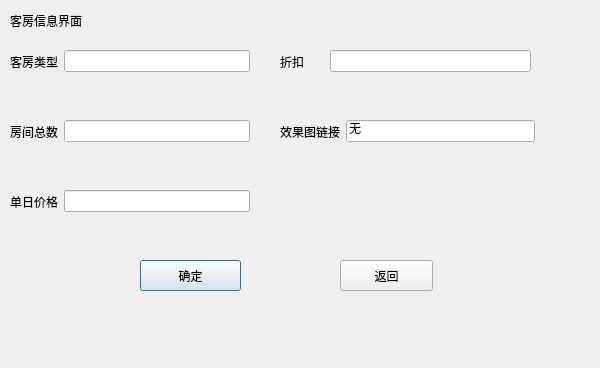
<?xml version="1.0" encoding="UTF-8"?>
<ui version="4.0">
 <class>roominformation</class>
 <widget class="QDialog" name="roominformation">
  <property name="geometry">
   <rect>
    <x>0</x>
    <y>0</y>
    <width>600</width>
    <height>368</height>
   </rect>
  </property>
  <property name="windowTitle">
   <string>Dialog</string>
  </property>
  <widget class="QPushButton" name="roomsure">
   <property name="geometry">
    <rect>
     <x>140</x>
     <y>260</y>
     <width>101</width>
     <height>31</height>
    </rect>
   </property>
   <property name="text">
    <string>确定</string>
   </property>
  </widget>
  <widget class="QPushButton" name="roomback">
   <property name="geometry">
    <rect>
     <x>340</x>
     <y>260</y>
     <width>93</width>
     <height>31</height>
    </rect>
   </property>
   <property name="text">
    <string>返回</string>
   </property>
  </widget>
  <widget class="QLabel" name="roominfowin">
   <property name="geometry">
    <rect>
     <x>10</x>
     <y>10</y>
     <width>181</width>
     <height>21</height>
    </rect>
   </property>
   <property name="styleSheet">
    <string notr="true">font: 12pt &quot;楷体&quot;;</string>
   </property>
   <property name="text">
    <string>客房信息界面</string>
   </property>
  </widget>
  <widget class="QWidget" name="layoutWidget">
   <property name="geometry">
    <rect>
     <x>10</x>
     <y>50</y>
     <width>240</width>
     <height>23</height>
    </rect>
   </property>
   <layout class="QHBoxLayout" name="horizontalLayout">
    <item>
     <widget class="QLabel" name="label">
      <property name="text">
       <string>客房类型</string>
      </property>
     </widget>
    </item>
    <item>
     <widget class="QLineEdit" name="roomtype"/>
    </item>
   </layout>
  </widget>
  <widget class="QWidget" name="layoutWidget1">
   <property name="geometry">
    <rect>
     <x>10</x>
     <y>120</y>
     <width>240</width>
     <height>23</height>
    </rect>
   </property>
   <layout class="QHBoxLayout" name="horizontalLayout_2">
    <item>
     <widget class="QLabel" name="label_2">
      <property name="text">
       <string>房间总数</string>
      </property>
     </widget>
    </item>
    <item>
     <widget class="QLineEdit" name="roomnumm"/>
    </item>
   </layout>
  </widget>
  <widget class="QWidget" name="layoutWidget2">
   <property name="geometry">
    <rect>
     <x>10</x>
     <y>190</y>
     <width>240</width>
     <height>23</height>
    </rect>
   </property>
   <layout class="QHBoxLayout" name="horizontalLayout_3">
    <item>
     <widget class="QLabel" name="label_3">
      <property name="text">
       <string>单日价格</string>
      </property>
     </widget>
    </item>
    <item>
     <widget class="QLineEdit" name="roomprice"/>
    </item>
   </layout>
  </widget>
  <widget class="QWidget" name="layoutWidget3">
   <property name="geometry">
    <rect>
     <x>280</x>
     <y>50</y>
     <width>251</width>
     <height>23</height>
    </rect>
   </property>
   <layout class="QHBoxLayout" name="horizontalLayout_4">
    <item>
     <widget class="QLabel" name="label_4">
      <property name="text">
       <string>折扣      </string>
      </property>
     </widget>
    </item>
    <item>
     <widget class="QLineEdit" name="roomdis"/>
    </item>
   </layout>
  </widget>
  <widget class="QWidget" name="layoutWidget4">
   <property name="geometry">
    <rect>
     <x>280</x>
     <y>120</y>
     <width>255</width>
     <height>23</height>
    </rect>
   </property>
   <layout class="QHBoxLayout" name="horizontalLayout_5">
    <item>
     <widget class="QLabel" name="label_5">
      <property name="text">
       <string>效果图链接</string>
      </property>
     </widget>
    </item>
    <item>
     <widget class="QLineEdit" name="roompic">
      <property name="text">
       <string>无</string>
      </property>
     </widget>
    </item>
   </layout>
  </widget>
 </widget>
 <resources/>
 <connections/>
</ui>
